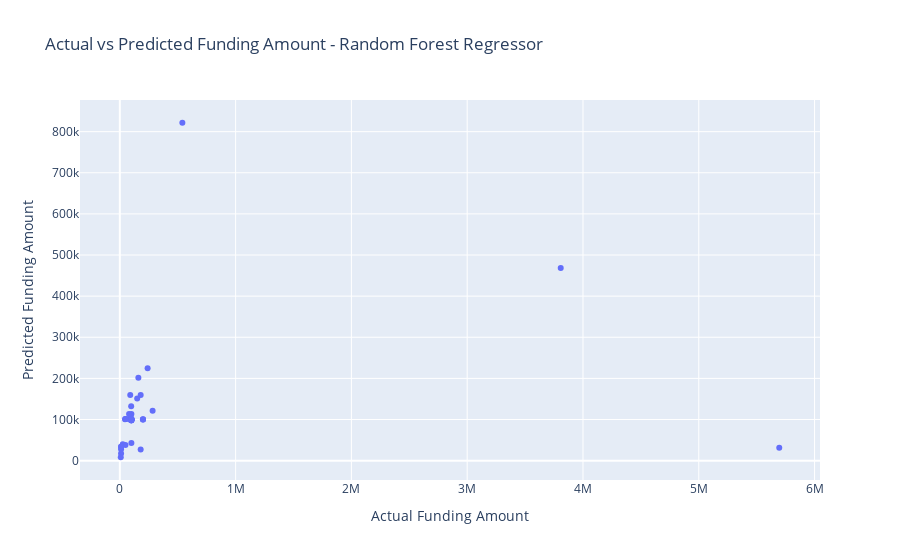

The cell this chart's notebook holds for it:
### Markdown cell above
### Model Performance and Insights
The performance of the Random Forest Regressor model is evaluated using Mean Squared Error (MSE) and R-squared metrics. We also visualize the predictions against the actual values.

### Code cell
fig = px.scatter(x=y_test, y=predictions['RandomForestRegressor'], labels={'x': 'Actual Funding Amount', 'y': 'Predicted Funding Amount'},
                 title='Actual vs Predicted Funding Amount - Random Forest Regressor')
fig.show()

### Figure 1 — Plotly figure (JSON) as saved in the notebook; plotly's stock layout.template omitted (floating-point values rounded to 4 significant figures)
{"data": [{"hovertemplate": "Actual Funding Amount=%{x}<br>Predicted Funding Amount=%{y}<extra></extra>", "legendgroup": "", "marker": {"color": "#636efa", "symbol": "circle"}, "mode": "markers", "name": "", "orientation": "v", "showlegend": false, "type": "scatter", "x": [199999, 10800, 200000, 100000, 10800, 100000, 100000, 45000, 100000, 80000, 160000, 100000, 240000, 80000, 99999, 99123, 100000, 3807672, 98000, 25000, 50000, 100000, 48563, 100000, 283135, 100000, 200000, 10800, 96480, 100000, 8000, 540000, 180000, 100000, 90000, 150000, 5695000, 50000, 10800, 180000], "xaxis": "x", "y": [99986, 17550.0, 100900.0, 42940.0, 27770.0, 99986, 98250.0, 100900.0, 113400.0, 101500.0, 201700.0, 99986, 224471, 113400.0, 99300.0, 98250.0, 98250.0, 468200.0, 132200.0, 39880.0, 101500.0, 101500.0, 38130.0, 101500.0, 121400.0, 101500.0, 100000, 33520.0, 98250.0, 98250.0, 8210.0, 821700.0, 26970.0, 101500.0, 159800.0, 151200.0, 31160.0, 101500.0, 33520.0, 159800.0], "yaxis": "y"}], "layout": {"legend": {"tracegroupgap": 0}, "title": {"text": "Actual vs Predicted Funding Amount - Random Forest Regressor"}, "xaxis": {"anchor": "y", "domain": [0, 1], "title": {"text": "Actual Funding Amount"}}, "yaxis": {"anchor": "x", "domain": [0, 1], "title": {"text": "Predicted Funding Amount"}}}}
